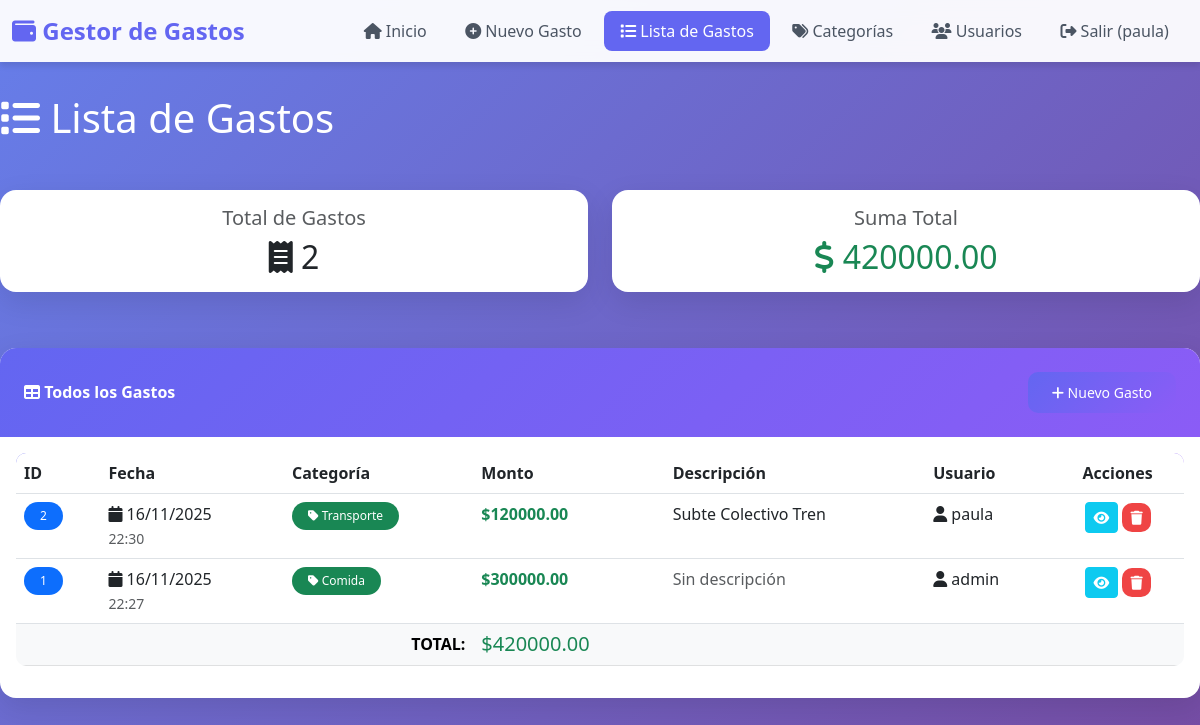
Screenshot of /gastos/lista (signed in) with the database file from the repository.
### models.py (models this page shows, shortened)
class Usuario(db.Model):
    __tablename__ = 'usuarios'  # Nombre de la tabla en la base de datos
    id = db.Column(db.Integer, primary_key=True)  # ID único del usuario
    username = db.Column(db.String(80), unique=True, nullable=False)  # Nombre de usuario único
    email = db.Column(db.String(120), unique=True, nullable=False)  # Email único
    password_hash = db.Column(db.String(200), nullable=False)  # Contraseña encriptada
    fecha_creacion = db.Column(db.DateTime, default=datetime.utcnow)  # Fecha de creación
    gastos = db.relationship('Gasto', backref='usuario', lazy=True, cascade='all, delete-orphan')

class Gasto(db.Model):
    __tablename__ = 'gastos'  # Nombre de la tabla
    id = db.Column(db.Integer, primary_key=True)  # ID único del gasto
    monto = db.Column(db.Float, nullable=False)  # Monto del gasto (obligatorio)
    descripcion = db.Column(db.String(200))  # Descripción del gasto (opcional)
    fecha = db.Column(db.DateTime, default=datetime.utcnow)  # Fecha del gasto
    categoria_id = db.Column(db.Integer, db.ForeignKey('categorias.id'), nullable=False)
    usuario_id = db.Column(db.Integer, db.ForeignKey('usuarios.id'), nullable=False)

class Categoria(db.Model):
    __tablename__ = 'categorias'  # Nombre de la tabla
    id = db.Column(db.Integer, primary_key=True)  # ID único de la categoría
    nombre = db.Column(db.String(100), unique=True, nullable=False)  # Nombre único
    descripcion = db.Column(db.String(200))  # Descripción opcional
    fecha_creacion = db.Column(db.DateTime, default=datetime.utcnow)  # Fecha de creación
    gastos = db.relationship('Gasto', backref='categoria', lazy=True)

### app.py (the view)
@app.route('/gastos/lista')
@login_required
def lista_gastos():
    gastos = Gasto.query.order_by(Gasto.fecha.desc()).all()
    total = db.session.query(db.func.sum(Gasto.monto)).scalar() or 0
    return render_template('list.html', gastos=gastos, total=total)

### app.py (called while the page is built)
def login_required(f):
    @wraps(f)
    def decorated_function(*args, **kwargs):
        if 'user_id' not in session:
            flash('Debes iniciar sesión para acceder a esta página', 'warning')
            return redirect(url_for('login'))
        return f(*args, **kwargs)
    return decorated_function

### templates/list.html (shortened to what this page needs)
{% extends "base.html" %}
{% block content %}
<div class="row mb-4">
    <div class="col-12">
        <h1 class="text-white mb-4">
            <i class="fas fa-list"></i> Lista de Gastos
        </h1>
    </div>
</div>
<div class="row mb-4">
    <div class="col-md-6">
        <div class="card">
            <div class="card-body text-center">
                <h5 class="text-muted mb-2">Total de Gastos</h5>
                <h2 class="mb-0"><i class="fas fa-receipt"></i> {{ gastos|length }}</h2>
            </div>
        </div>
    </div>
    <div class="col-md-6">
        <div class="card">
            <div class="card-body text-center">
                <h5 class="text-muted mb-2">Suma Total</h5>
                <h2 class="mb-0 text-success">
                    <i class="fas fa-dollar-sign"></i> {{ "%.2f"|format(total) }}
                </h2>
            </div>
        </div>
    </div>
</div>
<div class="row">
    <div class="col-12">
        <div class="card">
            <div class="card-header d-flex justify-content-between align-items-center">
                <span><i class="fas fa-table"></i> Todos los Gastos</span>
                <a href="{{ url_for('gastos') }}" class="btn btn-primary btn-sm">
                    <i class="fas fa-plus"></i> Nuevo Gasto
                </a>
            </div>
            <div class="card-body">
                {% if gastos %}
                <div class="table-responsive">
                    <table class="table table-hover">
                        <thead>
                            <tr>
                                <th>ID</th>
                                <th>Fecha</th>
                                <th>Categoría</th>
                                <th>Monto</th>
                                <th>Descripción</th>
                                <th>Usuario</th>
                                <th class="text-center">Acciones</th>
                            </tr>
                        </thead>
                        <tbody>
                            {% for gasto in gastos %}
                            <tr>
                                <td><span class="badge bg-primary">{{ gasto.id }}</span></td>
                                <td>
                                    <i class="fas fa-calendar"></i> {{ gasto.fecha.strftime('%d/%m/%Y') }}<br>
                                    <small class="text-muted">{{ gasto.fecha.strftime('%H:%M') }}</small>
                                </td>
                                <td>
                                    <span class="badge bg-success">
                                        <i class="fas fa-tag"></i> {{ gasto.categoria.nombre }}
                                    </span>
                                </td>
                                <td><strong class="text-success">${{ "%.2f"|format(gasto.monto) }}</strong></td>
                                <td>
                                    {% if gasto.descripcion %}
                                        {{ gasto.descripcion[:50] }}{% if gasto.descripcion|length > 50 %}...{% endif %}
                                    {% else %}
                                        <span class="text-muted">Sin descripción</span>
                                    {% endif %}
                                </td>
                                <td><i class="fas fa-user"></i> {{ gasto.usuario.username }}</td>
                                <td class="text-center">
                                    <button class="btn btn-sm btn-info text-white"
                                            data-bs-toggle="modal"
                                            data-bs-target="#modalDetalle{{ gasto.id }}">
                                        <i class="fas fa-eye"></i>
                                    </button>
                                    <a href="{{ url_for('eliminar_gasto', id=gasto.id) }}"
                                       class="btn btn-sm btn-danger"
                                       onclick="return confirm('¿Eliminar este gasto?')">
                                        <i class="fas fa-trash"></i>
                                    </a>
                                </td>
                            </tr>
                            {% endfor %}
                        </tbody>
                        <tfoot>
                            <tr class="table-light">
                                <td colspan="3" class="text-end"><strong>TOTAL:</strong></td>
                                <td><strong class="text-success h5">${{ "%.2f"|format(total) }}</strong></td>
                                <td colspan="3"></td>
                            </tr>
                        </tfoot>
                    </table>
                </div>
                {% endif %}
            </div>
        </div>
    </div>
</div>
{% endblock %}

### templates/base.html (shortened to what this page needs)
<!DOCTYPE html>
<html lang="es">
<head>
    <link href="https://cdn.jsdelivr.net/npm/bootstrap@5.3.0/dist/css/bootstrap.min.css" rel="stylesheet">
    <link rel="stylesheet" href="https://cdnjs.cloudflare.com/ajax/libs/font-awesome/6.4.0/css/all.min.css">
    <link rel="stylesheet" href="{{ url_for('static', filename='style.css') }}">
</head>
<body>
    {% if session.user_id %}
    <nav class="navbar navbar-expand-lg navbar-light">
        <div class="container-fluid">
            <a class="navbar-brand" href="{{ url_for('home') }}">
                <i class="fas fa-wallet"></i> Gestor de Gastos
            </a>
            <div class="collapse navbar-collapse" id="navbarNav">
                <ul class="navbar-nav ms-auto">
                    <li class="nav-item">
                        <a class="nav-link {% if request.endpoint == 'home' %}active{% endif %}"
                           href="{{ url_for('home') }}">
                            <i class="fas fa-home"></i> Inicio
                        </a>
                    </li>
                    <li class="nav-item">
                        <a class="nav-link {% if request.endpoint == 'gastos' %}active{% endif %}"
                           href="{{ url_for('gastos') }}">
                            <i class="fas fa-plus-circle"></i> Nuevo Gasto
                        </a>
                    </li>
                    <li class="nav-item">
                        <a class="nav-link {% if request.endpoint == 'lista_gastos' %}active{% endif %}"
                           href="{{ url_for('lista_gastos') }}">
                            <i class="fas fa-list"></i> Lista de Gastos
                        </a>
                    </li>
                    <li class="nav-item">
                        <a class="nav-link {% if request.endpoint == 'categorias' %}active{% endif %}"
                           href="{{ url_for('categorias') }}">
                            <i class="fas fa-tags"></i> Categorías
                        </a>
                    </li>
                    <li class="nav-item">
                        <a class="nav-link {% if request.endpoint == 'usuarios' %}active{% endif %}"
                           href="{{ url_for('usuarios') }}">
                            <i class="fas fa-users"></i> Usuarios
                        </a>
                    </li>
                    <li class="nav-item">
                        <a class="nav-link" href="{{ url_for('logout') }}">
                            <i class="fas fa-sign-out-alt"></i> Salir ({{ session.username }})
                        </a>
                    </li>
                </ul>
            </div>
        </div>
    </nav>
    {% endif %}
    <div class="container-custom">
        {% block content %}{% endblock %}
    </div>
</body>
</html>

### static/style.css (style rules this page uses)
:root { --primary-color: #6366f1; --secondary-color: #8b5cf6; --success-color: #10b981; --danger-color: #ef4444; --warning-color: #f59e0b; }
body { font-family: 'Segoe UI', Tahoma, Geneva, Verdana, sans-serif; background: linear-gradient(135deg, #667eea 0%, #764ba2 100%); min-height: 100vh; padding-bottom: 50px; }
.navbar { background: rgba(255, 255, 255, 0.95) !important; backdrop-filter: blur(10px); box-shadow: 0 4px 6px rgba(0, 0, 0, 0.1); }
.navbar-brand { font-weight: bold; color: var(--primary-color) !important; font-size: 1.5rem; }
.nav-link { color: #4b5563 !important; font-weight: 500; transition: all 0.3s; padding: 0.5rem 1rem !important; border-radius: 8px; margin: 0 0.2rem; }
.nav-link.active { background: var(--primary-color) !important; color: white !important; }
.container-custom { max-width: 1200px; margin: 2rem auto; }
.card { border: none; border-radius: 16px; box-shadow: 0 10px 30px rgba(0, 0, 0, 0.1); background: white; margin-bottom: 2rem; overflow: hidden; transition: transform 0.3s, box-shadow 0.3s; }
.card-header { background: linear-gradient(135deg, var(--primary-color), var(--secondary-color)); color: white; font-weight: bold; padding: 1.5rem; border: none; }
.btn-primary { background: linear-gradient(135deg, var(--primary-color), var(--secondary-color)); border: none; border-radius: 10px; padding: 0.6rem 1.5rem; font-weight: 500; transition: all 0.3s; }
.btn-danger { background: var(--danger-color); border: none; border-radius: 10px; }
.table { border-radius: 10px; overflow: hidden; }
.table thead { background: linear-gradient(135deg, var(--primary-color), var(--secondary-color)); color: white; }
.table tbody tr { transition: background 0.3s; }
.badge { padding: 0.5rem 1rem; border-radius: 20px; font-weight: 500; }

### rows the page displays
Usuario: username "paula"
Gasto: id "2", fecha "16/11/2025", fecha "22:30", categoria.nombre "Transporte", monto "120000.00", descripcion "Subte Colectivo Tren", usuario.username "paula"
Gasto: id "1", fecha "16/11/2025", fecha "22:27", categoria.nombre "Comida", monto "300000.00", descripcion "Sin descripción", usuario.username "admin"

### other values shown
{{ gastos|length }} "2"
{{ "%.2f"|format(total) }} "420000.00"
